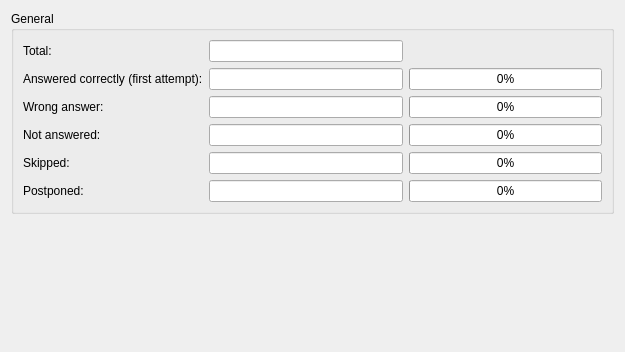
<ui version="4.0" >
 <class>PracticeSummaryWidget</class>
 <widget class="QWidget" name="PracticeSummaryWidget" >
  <property name="geometry" >
   <rect>
    <x>0</x>
    <y>0</y>
    <width>625</width>
    <height>352</height>
   </rect>
  </property>
  <layout class="QVBoxLayout" >
   <item>
    <widget class="QGroupBox" name="groupBox" >
     <property name="title" >
      <string>General</string>
     </property>
     <layout class="QGridLayout" >
      <item row="0" column="0" >
       <widget class="QLabel" name="label" >
        <property name="text" >
         <string>Total:</string>
        </property>
       </widget>
      </item>
      <item row="0" column="1" >
       <widget class="QLineEdit" name="totalCountLineEdit" >
        <property name="inputMask" >
         <string/>
        </property>
        <property name="alignment" >
         <set>Qt::AlignRight|Qt::AlignTrailing|Qt::AlignVCenter</set>
        </property>
        <property name="readOnly" >
         <bool>true</bool>
        </property>
       </widget>
      </item>
      <item row="1" column="0" >
       <widget class="QLabel" name="label_2" >
        <property name="text" >
         <string>Answered correctly (first attempt):</string>
        </property>
       </widget>
      </item>
      <item row="1" column="1" >
       <widget class="QLineEdit" name="correctLineEdit" >
        <property name="alignment" >
         <set>Qt::AlignRight|Qt::AlignTrailing|Qt::AlignVCenter</set>
        </property>
        <property name="readOnly" >
         <bool>true</bool>
        </property>
       </widget>
      </item>
      <item row="1" column="2" >
       <widget class="QProgressBar" name="correctProgressBar" >
        <property name="value" >
         <number>0</number>
        </property>
       </widget>
      </item>
      <item row="2" column="0" >
       <widget class="QLabel" name="label_3" >
        <property name="text" >
         <string>Wrong answer:</string>
        </property>
       </widget>
      </item>
      <item row="2" column="1" >
       <widget class="QLineEdit" name="wrongLineEdit" >
        <property name="alignment" >
         <set>Qt::AlignRight|Qt::AlignTrailing|Qt::AlignVCenter</set>
        </property>
        <property name="readOnly" >
         <bool>true</bool>
        </property>
       </widget>
      </item>
      <item row="2" column="2" >
       <widget class="QProgressBar" name="wrongProgressBar" >
        <property name="value" >
         <number>0</number>
        </property>
       </widget>
      </item>
      <item row="3" column="0" >
       <widget class="QLabel" name="label_4" >
        <property name="text" >
         <string>Not answered:</string>
        </property>
       </widget>
      </item>
      <item row="3" column="1" >
       <widget class="QLineEdit" name="notAnsweredLineEdit" >
        <property name="alignment" >
         <set>Qt::AlignRight|Qt::AlignTrailing|Qt::AlignVCenter</set>
        </property>
        <property name="readOnly" >
         <bool>true</bool>
        </property>
       </widget>
      </item>
      <item row="3" column="2" >
       <widget class="QProgressBar" name="notAnsweredProgressBar" >
        <property name="value" >
         <number>0</number>
        </property>
       </widget>
      </item>
      <item row="4" column="0" >
       <widget class="QLabel" name="skipKnownLabel" >
        <property name="text" >
         <string>Skipped:</string>
        </property>
       </widget>
      </item>
      <item row="4" column="1" >
       <widget class="QLineEdit" name="skipKnownLineEdit" >
        <property name="alignment" >
         <set>Qt::AlignRight|Qt::AlignTrailing|Qt::AlignVCenter</set>
        </property>
        <property name="readOnly" >
         <bool>true</bool>
        </property>
       </widget>
      </item>
      <item row="4" column="2" >
       <widget class="QProgressBar" name="skipKnownProgressBar" >
        <property name="value" >
         <number>0</number>
        </property>
       </widget>
      </item>
      <item row="5" column="0" >
       <widget class="QLabel" name="skipUnknownLabel" >
        <property name="text" >
         <string>Postponed:</string>
        </property>
       </widget>
      </item>
      <item row="5" column="1" >
       <widget class="QLineEdit" name="skipUnknownLineEdit" >
        <property name="alignment" >
         <set>Qt::AlignRight|Qt::AlignTrailing|Qt::AlignVCenter</set>
        </property>
        <property name="readOnly" >
         <bool>true</bool>
        </property>
       </widget>
      </item>
      <item row="5" column="2" >
       <widget class="QProgressBar" name="skipUnknownProgressBar" >
        <property name="value" >
         <number>0</number>
        </property>
       </widget>
      </item>
     </layout>
    </widget>
   </item>
   <item>
    <spacer>
     <property name="orientation" >
      <enum>Qt::Vertical</enum>
     </property>
     <property name="sizeHint" >
      <size>
       <width>20</width>
       <height>40</height>
      </size>
     </property>
    </spacer>
   </item>
  </layout>
 </widget>
 <resources/>
 <connections/>
</ui>
